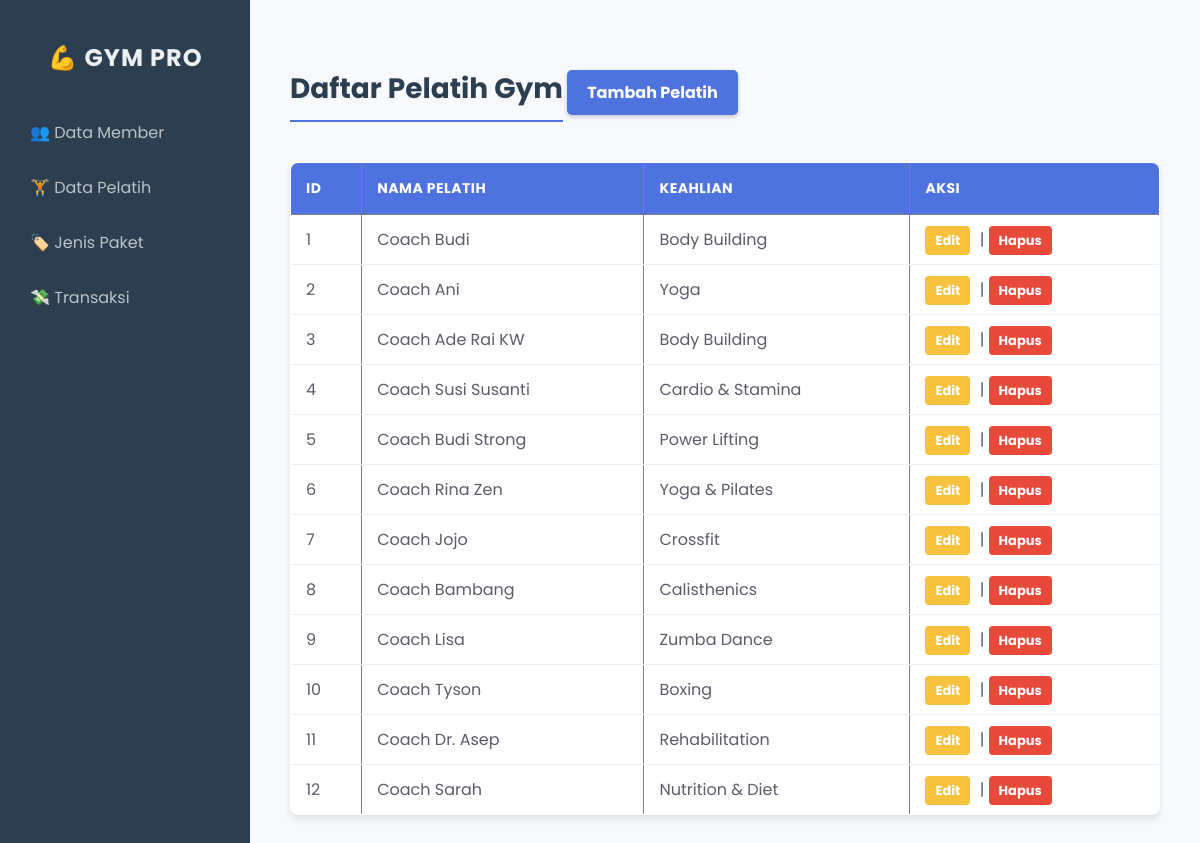
The app's page /index.php?page=pelatih with its own data.
### tables this page shows
CREATE TABLE `pelatih` (
  `id` int(11) NOT NULL,
  `nama_pelatih` varchar(100) NOT NULL,
  `keahlian` varchar(100) NOT NULL
);

### viewmodels/PelatihViewModel.php (called while the page is built, shortened)
<?php
include_once __DIR__ . '/../models/Pelatih.php';
class PelatihViewModel {
    public function fetchAll() {
        $database = new Database();
        $db = $database->getConnection();
        $pelatih = new Pelatih($db);
        return $pelatih->read();
    }
}
?>

### models/Pelatih.php (called while the page is built, shortened)
<?php
class Pelatih {
    private $conn;
    private $table_name = "pelatih";
    public function __construct($db) {
        $this->conn = $db;
    }
    public function read() {
        $query = "SELECT * FROM " . $this->table_name;
        $result = $this->conn->query($query);
        return $result;
    }
}
?>

### views/pelatih_list.php (the view)
<?php
include_once 'viewmodels/PelatihViewModel.php';
$viewModel = new PelatihViewModel();
$viewModel->handleRequest();
$pelatih_list = $viewModel->fetchAll();
?>
<h3>Daftar Pelatih Gym</h3>
<a href="index.php?page=pelatih_form">Tambah Pelatih</a>
<table border="1" cellpadding="10" cellspacing="0">
    <thead>
        <tr>
            <th>ID</th>
            <th>Nama Pelatih</th>
            <th>Keahlian</th>
            <th>Aksi</th>
        </tr>
    </thead>
    <tbody>
        <?php while($row = $pelatih_list->fetch_assoc()): ?>
        <tr>
            <td><?= $row['id'] ?></td>
            <td><?= $row['nama_pelatih'] ?></td>
            <td><?= $row['keahlian'] ?></td>
            <td>
                <a href="index.php?page=pelatih_form&id=<?= $row['id'] ?>">Edit</a> |
                <a href="index.php?page=pelatih&action=delete&id=<?= $row['id'] ?>" onclick="return confirm('Hapus?')">Hapus</a>
            </td>
        </tr>
        <?php endwhile; ?>
    </tbody>
</table>

### css/style.css (style rules this page uses)
:root { --primary-color: #4e73df; --secondary-color: #858796; --success-color: #1cc88a; --danger-color: #e74a3b; --dark-bg: #2c3e50; --light-bg: #f8f9fc; --card-bg: #ffffff; --text-color: #5a5c69; --heading-color: #2c3e50; }
body { font-family: 'Segoe UI', Tahoma, Geneva, Verdana, sans-serif; background-color: var(--light-bg); margin: 0; padding: 0; color: var(--text-color); display: flex; min-height: 100vh; }
h3 { color: var(--heading-color); font-size: 28px; margin-bottom: 20px; border-bottom: 2px solid var(--primary-color); display: inline-block; padding-bottom: 10px; }
table { width: 100%; border-collapse: collapse; background-color: var(--card-bg); box-shadow: 0 4px 6px rgba(0,0,0,0.1); border-radius: 8px; overflow: hidden; margin-top: 20px; }
table th { background-color: var(--primary-color); color: white; padding: 15px; text-align: left; text-transform: uppercase; font-size: 14px; letter-spacing: 0.5px; }
table td { padding: 12px 15px; border-bottom: 1px solid #eee; }
main > a { display: inline-block; background-color: var(--primary-color); color: white; padding: 10px 20px; text-decoration: none; border-radius: 5px; margin-bottom: 15px; font-weight: bold; box-shadow: 0 2px 4px rgba(0,0,0,0.2); transition: 0.2s; }
table a { text-decoration: none; padding: 5px 10px; border-radius: 4px; font-size: 13px; font-weight: bold; margin-right: 5px; }
table a[href*="id="]:not([onclick]) { background-color: #f6c23e; color: #fff; }
table a[onclick] { background-color: var(--danger-color); color: white; }

### index.php (style rules this page uses)
body { font-family: 'Poppins', sans-serif; }

### records on screen
pelatih: id "1", nama_pelatih "Coach Budi", keahlian "Body Building"
pelatih: id "2", nama_pelatih "Coach Ani", keahlian "Yoga"
pelatih: id "3", nama_pelatih "Coach Ade Rai KW", keahlian "Body Building"
pelatih: id "4", nama_pelatih "Coach Susi Susanti", keahlian "Cardio & Stamina"
pelatih: id "5", nama_pelatih "Coach Budi Strong", keahlian "Power Lifting"
pelatih: id "6", nama_pelatih "Coach Rina Zen", keahlian "Yoga & Pilates"
pelatih: id "7", nama_pelatih "Coach Jojo", keahlian "Crossfit"
pelatih: id "8", nama_pelatih "Coach Bambang", keahlian "Calisthenics"
pelatih: id "9", nama_pelatih "Coach Lisa", keahlian "Zumba Dance"
pelatih: id "10", nama_pelatih "Coach Tyson", keahlian "Boxing"
pelatih: id "11", nama_pelatih "Coach Dr. Asep", keahlian "Rehabilitation"
pelatih: id "12", nama_pelatih "Coach Sarah", keahlian "Nutrition & Diet"
